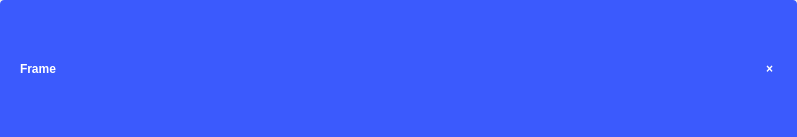
<?xml version="1.0" encoding="UTF-8"?>
<ui version="4.0">
 <class>CCPublicTitleBar</class>
 <widget class="QWidget" name="CCPublicTitleBar">
  <property name="geometry">
   <rect>
    <x>0</x>
    <y>0</y>
    <width>797</width>
    <height>137</height>
   </rect>
  </property>
  <property name="sizePolicy">
   <sizepolicy hsizetype="Preferred" vsizetype="Preferred">
    <horstretch>0</horstretch>
    <verstretch>0</verstretch>
   </sizepolicy>
  </property>
  <property name="minimumSize">
   <size>
    <width>0</width>
    <height>40</height>
   </size>
  </property>
  <property name="windowTitle">
   <string>Form</string>
  </property>
  <property name="styleSheet">
   <string notr="true"/>
  </property>
  <layout class="QHBoxLayout" name="horizontalLayout_2">
   <property name="spacing">
    <number>0</number>
   </property>
   <property name="leftMargin">
    <number>0</number>
   </property>
   <property name="topMargin">
    <number>0</number>
   </property>
   <property name="rightMargin">
    <number>0</number>
   </property>
   <property name="bottomMargin">
    <number>0</number>
   </property>
   <item>
    <widget class="QFrame" name="frame">
     <property name="styleSheet">
      <string notr="true">QFrame#frame{
background-color:#3B5AFD;
border-top-right-radius: 4px;
border-top-left-radius: 4px;
}</string>
     </property>
     <property name="frameShape">
      <enum>QFrame::StyledPanel</enum>
     </property>
     <property name="frameShadow">
      <enum>QFrame::Raised</enum>
     </property>
     <layout class="QHBoxLayout" name="horizontalLayout">
      <property name="leftMargin">
       <number>20</number>
      </property>
      <property name="topMargin">
       <number>0</number>
      </property>
      <property name="rightMargin">
       <number>20</number>
      </property>
      <property name="bottomMargin">
       <number>0</number>
      </property>
      <item>
       <widget class="QLabel" name="titleLabel">
        <property name="styleSheet">
         <string notr="true">QLabel#titleLabel{
color:white;
font-weight: 500;
}</string>
        </property>
        <property name="text">
         <string>Frame</string>
        </property>
       </widget>
      </item>
      <item>
       <widget class="QLabel" name="closeLabel">
        <property name="sizePolicy">
         <sizepolicy hsizetype="Fixed" vsizetype="Fixed">
          <horstretch>0</horstretch>
          <verstretch>0</verstretch>
         </sizepolicy>
        </property>
        <property name="minimumSize">
         <size>
          <width>15</width>
          <height>15</height>
         </size>
        </property>
        <property name="styleSheet">
         <string notr="true">QLabel#closeLabel{
color:white;
font-weight:500;
}

QLabel#closeLabel:hover{
color:black;
background-color:red;
font-weight:500;
}</string>
        </property>
        <property name="text">
         <string>×</string>
        </property>
        <property name="alignment">
         <set>Qt::AlignCenter</set>
        </property>
       </widget>
      </item>
     </layout>
    </widget>
   </item>
  </layout>
 </widget>
 <resources/>
 <connections/>
</ui>
